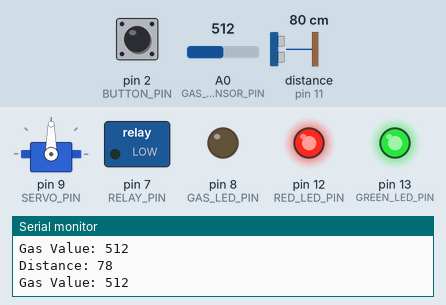
The sketch below on a simulated Arduino Uno, built with avr-gcc and run on an emulated ATmega328P. Parts: servo, switched loads named in the sketch (green lamp = pin HIGH), output pins drawn as LEDs (lit = HIGH), the last lines printed to the serial monitor. Wiring (inferred from the names in the program): ultrasonic range finder: trigger pin 10; echo pin 11. Inputs (shaded band) come from the test bench; at power-on: distance to the obstacle (sensor on pin 11) 80 cm, A0 (GAS_SENSOR_PIN) = 512, pin 2 (BUTTON_PIN) HIGH. The echo pulse lasts 58.3 µs per cm; pins used as bus, display or sensor lines are not drawn.

Above: at 1.2 s.
1.3 s: distance to the obstacle (sensor on pin 11) set to 6 cm
2.8 s: distance to the obstacle (sensor on pin 11) set to 3 cm
At 3.7 s:
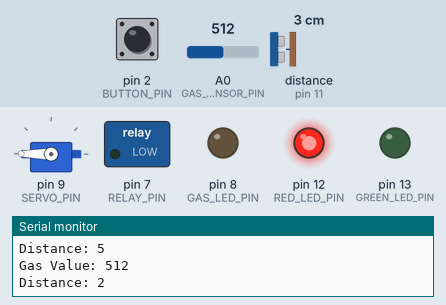
4.3 s: A0 (GAS_SENSOR_PIN) set to 290
7.3 s: pin 2 (BUTTON_PIN) pulled LOW for 1 s
At 8.7 s:
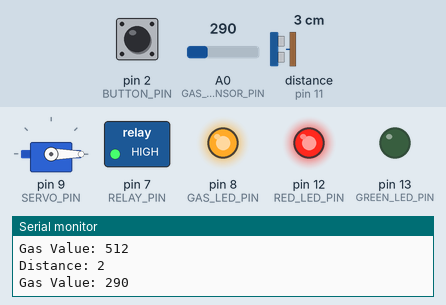
At 13.7 s:
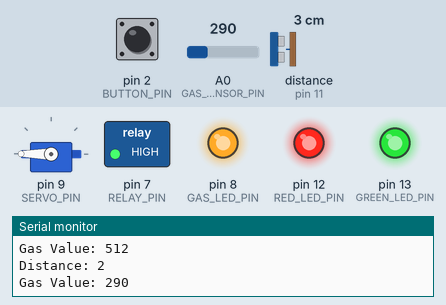
14.3 s: distance to the obstacle (sensor on pin 11) set to 9 cm
17.3 s: A0 (GAS_SENSOR_PIN) set to 317
At 18.9 s:
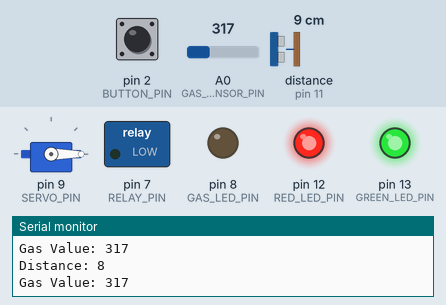
Timing chart, 0 to 20.4 s (numbered marks = the images above; inputs shaded):
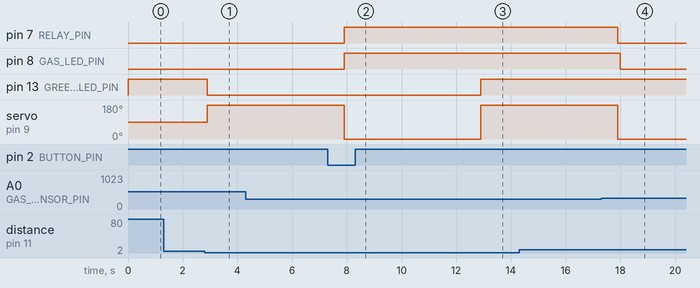

Measured:
- the behaviour switches between 5 and 4 cm on distance to the obstacle (sensor on pin 11) (found by bisection; images 0 and 1)
- the behaviour switches between 300 and 301 on A0 (GAS_SENSOR_PIN) (found by bisection; images 3 and 4)
- after the input at 2.8 s, pin 13 (GREEN_LED_PIN): HIGH → LOW after 0.10 s; servo on pin 9 (SERVO_PIN): 90° → 180° after 0.10 s
- after the input at 4.3 s, every drawn part: stays the same
- after the input at 7.3 s, pin 7 (RELAY_PIN): LOW → HIGH after 0.60 s; pin 12 (RED_LED_PIN): stays HIGH (without the input it goes to LOW after 0.70 s); pin 13 (GREEN_LED_PIN): LOW → HIGH after 5.6 s
- after the input at 14.3 s, every drawn part: stays the same
- after the input at 17.3 s, pin 8 (GAS_LED_PIN): HIGH → LOW after 0.70 s

The sketch:

attempt2.ino
```cpp
#include <Servo.h>

#define TRIG_PIN 10
#define ECHO_PIN 11
#define SERVO_PIN 9
#define GAS_SENSOR_PIN A0
#define GREEN_LED_PIN 13
#define RED_LED_PIN 12
#define GAS_LED_PIN 8

#define RELAY_PIN 7
#define BUTTON_PIN 2

Servo doorServo;
long duration, distance;
int gasValue;
bool doorOpen = false;


const int GAS_THRESHOLD = 300;

void setup() {
  doorServo.attach(SERVO_PIN);
  pinMode(TRIG_PIN, OUTPUT);
  pinMode(ECHO_PIN, INPUT);
  pinMode(GAS_SENSOR_PIN, INPUT);
  pinMode(GREEN_LED_PIN, OUTPUT);
  pinMode(RED_LED_PIN, OUTPUT);
  pinMode(GAS_LED_PIN, OUTPUT);
  pinMode(RELAY_PIN, OUTPUT);
  pinMode(BUTTON_PIN, INPUT_PULLUP);

  digitalWrite(GREEN_LED_PIN, HIGH);
  digitalWrite(RED_LED_PIN, HIGH);
  digitalWrite(GAS_LED_PIN, HIGH);

  Serial.begin(9600);
}

void loop() {
  digitalWrite(TRIG_PIN, LOW);
  delayMicroseconds(2);

  digitalWrite(TRIG_PIN, HIGH);
  delayMicroseconds(10);
  digitalWrite(TRIG_PIN, LOW);

  duration = pulseIn(ECHO_PIN, HIGH);
  distance = (duration * 0.034) / 2;

  Serial.print("Distance: ");
  Serial.println(distance);


  if (digitalRead(GREEN_LED_PIN) == HIGH && !doorOpen && distance < 4) {

    doorServo.write(180);
    doorOpen = true;


    digitalWrite(GREEN_LED_PIN, LOW);
    digitalWrite(RED_LED_PIN, HIGH);


    delay(5000);


    doorServo.write(0);
    doorOpen = false;
  } else if (!doorOpen && distance < 4) {

    digitalWrite(RED_LED_PIN, LOW);
  }


  gasValue = analogRead(GAS_SENSOR_PIN);

  Serial.print("Gas Value: ");
  Serial.println(gasValue);


  if (gasValue > GAS_THRESHOLD) {

    digitalWrite(GAS_LED_PIN, LOW);
  } else {

    digitalWrite(GAS_LED_PIN, HIGH);
  }


  if (digitalRead(BUTTON_PIN) == LOW) {

    digitalWrite(RELAY_PIN, HIGH);


    delay(5000);
    doorServo.write(180);
    doorOpen = true;


    digitalWrite(GREEN_LED_PIN, HIGH);
    digitalWrite(RED_LED_PIN, HIGH);


    delay(5000);


    doorServo.write(0);
    doorOpen = false;


    digitalWrite(RELAY_PIN, LOW);
  }

  delay(100);
}
```
